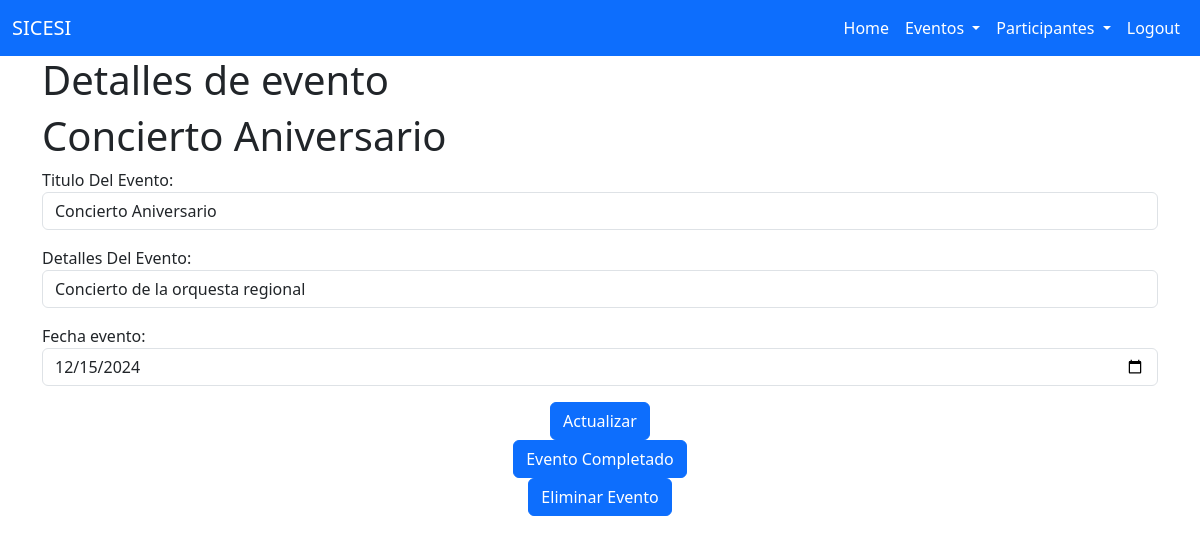
The app's page /eventos/1/ (signed in) with its own data.
### eventos/models.py (models this page shows, shortened)
class T_Eventos(models.Model):
    titulo = models.CharField (max_length=100)
    contenido = models.TextField(blank=True)
    fecha_evento = models.DateTimeField(default=None, blank=True)
    fecha_creacion = models.DateTimeField(auto_now_add=True)
    fecha_culminado = models.DateTimeField(null=True)
    user = models.ForeignKey(User, on_delete=models.CASCADE)

### eventos/views.py (the view, shortened to what this page needs)
# urls.py: path('eventos/<int:evento_id>/', views.evento_detail, name='evento_detail'),
@login_required
def evento_detail(request, evento_id):
    if request.method == 'GET':
        evento = get_object_or_404(T_Eventos, pk=evento_id, user=request.user)
        form = EventosForm(instance=evento)
        return render(request, 'main/evento_detail.html', {'evento': evento, 'form': form})

### eventos/forms.py
class EventosForm(forms.ModelForm):
    titulo = forms.CharField(
        max_length=500,
        label="Titulo Del Evento",
        required=True,
        widget=forms.TextInput(
            attrs={
                'class': 'form-control',
                'type': "text"
            }
        ),
    )
    contenido = forms.CharField(
        max_length=500,
        label="Detalles Del Evento",
        required=True,
                widget=forms.TextInput(
            attrs={
                'class': 'form-control',
                'type': "text"
            }
        ),
    )
    fecha_evento = forms.DateField(
        widget=forms.DateInput(
            attrs={
                'class': 'form-control',
                'type': "date"
            }
        ),
        initial='2023-07-10'
    )
    class Meta:
        model = T_Eventos
        fields = ['titulo','contenido','fecha_evento']

### eventos/templates/main/evento_detail.html (shortened to what this page needs)
{% extends 'main/base.html' %}
{% block content %}
    <h1>Detalles de evento</h1>
    <h1>{{evento.titulo}}</h1>
    <form method="post">
        {{form.as_p}}
        <div class="text-center">
            <button type="submit" class="btn btn-primary">
                Actualizar
            </button>
        </div>
    <form action="{% url 'evento_completado' evento.id %}" method="post">
        <div class="text-center">
            <button type="submit" class="btn btn-primary">
                Evento Completado
            </button>
        </div>
    </form>
    <form action="{% url 'evento_eliminado' evento.id %}" method="post">
        <div class="text-center">
            <button type="submit" class="btn btn-primary">
                Eliminar Evento
            </button>
        </div>
    </form>
{% endblock %}

### records on screen
T_Eventos: titulo "Concierto Aniversario", contenido "Concierto de la orquesta regional", fecha_evento "12/15/2024"
